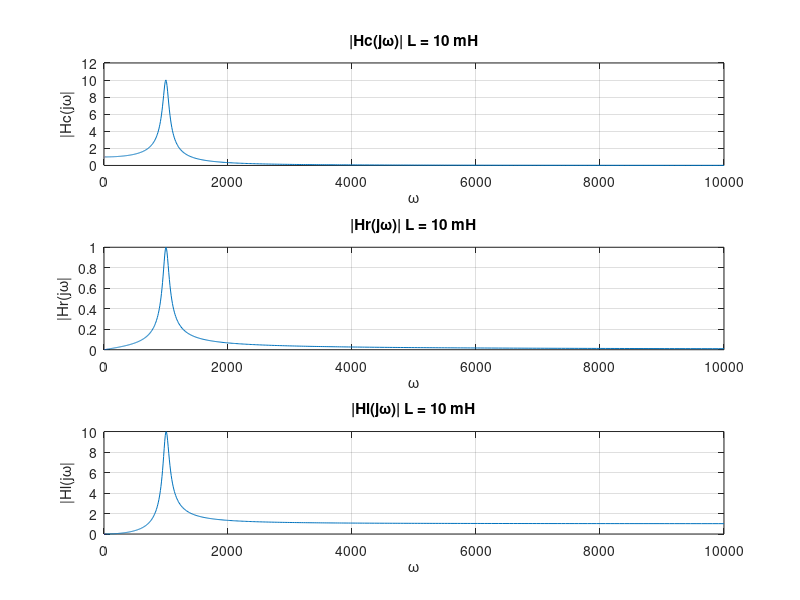
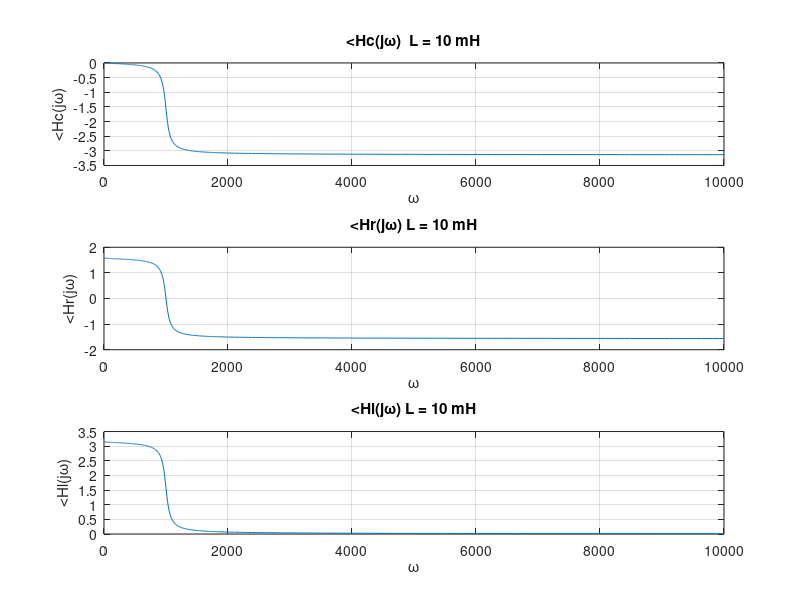
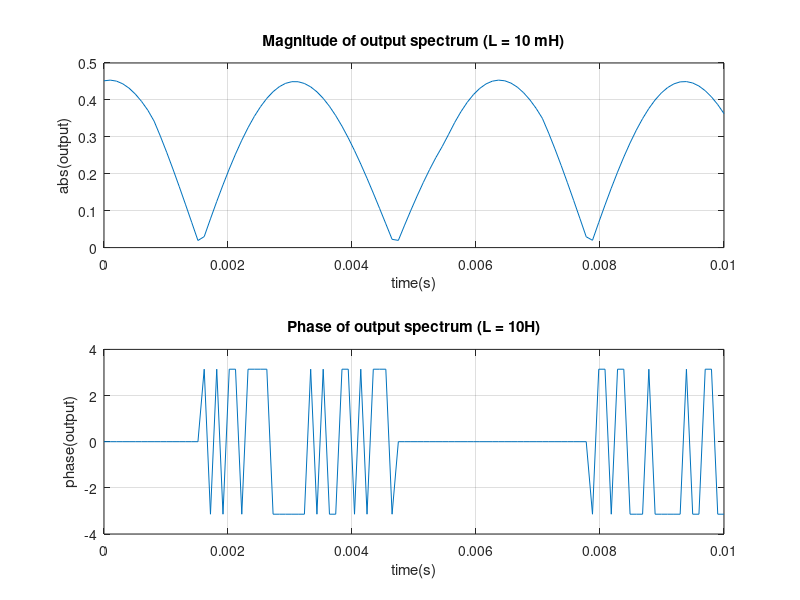

These figures' MATLAB source, in order:
%Initial conditions
R = 1;
C = 100*10^-6;
L = 10*10^-3; %Use 4*10^-3 for L = 4 mH
w = logspace(0,4,1000);

%Part (a)
%Frequency response
Hc = 1./(1+R*C*j*w+L*C*(j*w).^2);
Hr = (R*C*j*w./(1+R*C*j*w+L*C*(j*w).^2));
Hl =((L*C*(j*w).^2)./(1+R*C*j*w+L*C*(j*w).^2));

%Display
figure(1)
subplot(3,1,1)
plot(w,abs(Hc))
grid on
title('|Hc(j\omega)| L = 10 mH')
xlabel('\omega')
ylabel('|Hc(j\omega|')

figure(1)
subplot(3,1,2)
plot(w,abs(Hr))
grid on
title('|Hr(j\omega)| L = 10 mH')
xlabel('\omega')
ylabel('|Hr(j\omega|')

figure(1)
subplot(3,1,3)
plot(w,abs(Hl))
grid on
title('|Hl(j\omega)| L = 10 mH')
xlabel('\omega')
ylabel('|Hl(j\omega|')

figure(2)
subplot(3,1,1)
plot(w,angle(Hc));
grid on
title('<Hc(j\omega)  L = 10 mH')
xlabel('\omega')
ylabel('<Hc(j\omega)')

figure(2)
subplot(3,1,2)
plot(w,angle(Hr));
grid on
title('<Hr(j\omega) L = 10 mH')
xlabel('\omega');
ylabel('<Hr(j\omega)');

figure(2)
subplot(3,1,3)
plot(w,angle(Hl));
grid on;
title('<Hl(j\omega) L = 10 mH');
xlabel('\omega');
ylabel('<Hl(j\omega)');

%Part (b)
t=linspace(0,10^-2);
y= zeros(1,length(t));
T=2*pi*10^-3
w_0=2*pi/T;

for k=-99:99
a_k= 2*sin(k*pi/4)*(1i*w_0)/(R*w_0*k*1j+1/C+L*(k*j*w_0)^2);
y=y+(1/(2*pi))*a_k*exp(1j*k*w_0*t);
end 


figure(3);
subplot(2,1,1);
plot(t,abs(y));
title('Magnitude of output spectrum (L = 10 mH)');
xlabel('time(s)');ylabel('abs(output)');
grid on;
subplot(2,1,2);
plot(t,angle(y));
title('Phase of output spectrum (L = 10H)');
xlabel('time(s)');
ylabel('phase(output)'); 
grid on;




